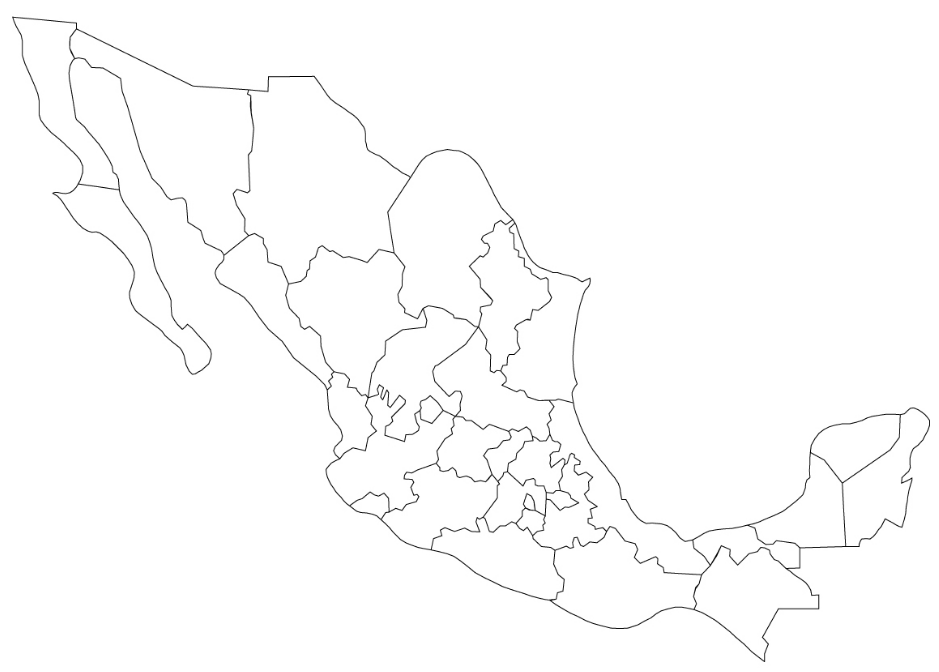
%> input picture mexico_map.png, 939 x 672 px
$ octave f_003.m   (GNU Octave 9; MATLAB toolbox functions it lacks are replaced by stand-ins)
%> lines starting %> are read from the running program, lines starting %| are printed output that depends on the picture; in (x1, y1, x2, y2) boxes, pixels count from 0 and x2, y2 are one past the last pixel; in counts of white or black regions, pixels touching at a corner belong together; the program's own positions count from 1
### colored_region_image.m
function [regX_rgbImage] = colored_region_image(area_layout_tensor,reg_num,color_vec13)
% [R,G,B] each one is in the interval of [0,1]
% [1,0.2,0.1]

redChannel=255*ones(size(area_layout_tensor(:,:,reg_num),1),size(area_layout_tensor(:,:,reg_num),2),'uint8');
greenChannel=255*ones(size(area_layout_tensor(:,:,reg_num),1),size(area_layout_tensor(:,:,reg_num),2),'uint8');
blueChannel=255*ones(size(area_layout_tensor(:,:,reg_num),1),size(area_layout_tensor(:,:,reg_num),2),'uint8');
redChannel   =    [color_vec13(1)]*   redChannel.*uint8(area_layout_tensor(:,:,reg_num));
greenChannel =    [color_vec13(2)]*   greenChannel.*uint8(area_layout_tensor(:,:,reg_num));
blueChannel  =    [color_vec13(3)]*   blueChannel.*uint8(area_layout_tensor(:,:,reg_num));
regX_rgbImage = cat(3, redChannel, greenChannel, blueChannel);


end

### f_003.m
clear all,close all,clc;
%%
% the name and location of the states are from
% 'https://www.ine.mx/voto-y-elecciones/elecciones-2021/'
% the CovCases data vector is from
% 'https://www.nytimes.com/interactive/2021/world/mexico-covid-cases.html'
% import the image
im1 = imread('mexico_map.png');
%> im1 is the input picture: size 672x939x3 uint8; min 0, max 255, mean 252.1
% gray-scale it
im1=rgb2gray(im1);
%> im1: size 672x939 uint8
% "im1" was imported as "uint8" and it's required to be a "double"
im1=255*double(im1>uint8(200));
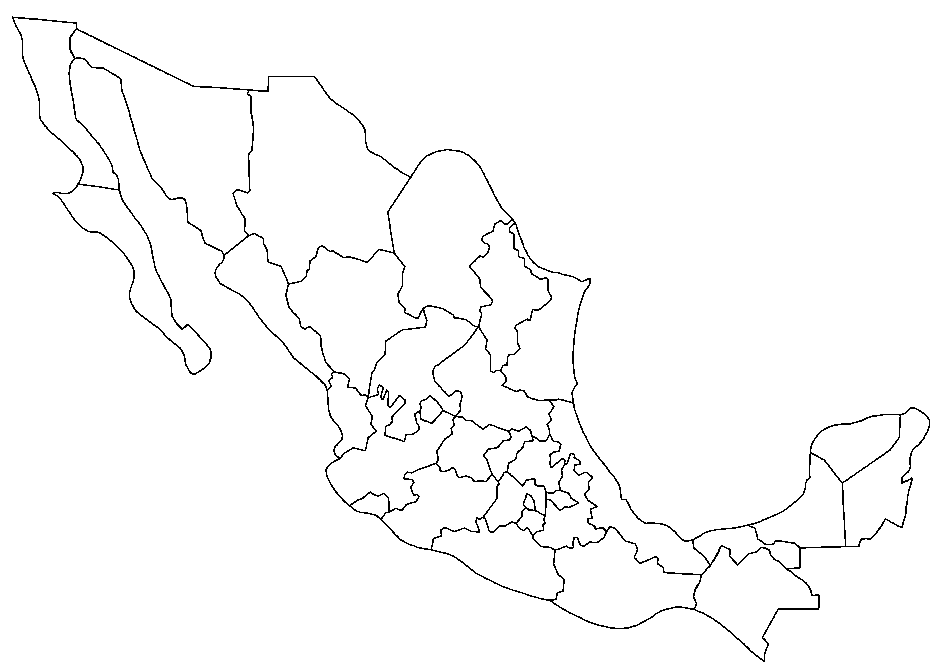
%> im1: size 672x939 double; 98.1% white; black in thin lines or dots
% display it
imshow(im1);
% check the size
size(im1)
%> ans = [672 939]
% analyze the image-properties
min(im1(:))
%> ans = 0
max(im1(:))
%> ans = 255
imhist(im1(:))
%> figure, not shown here; highest point at x = 1, y = 618789
im1=double(im1);
imshow(im1)
%%
% threshold to get 0-1 image
im2_logical=double(im1)>0;
%> im2_logical: size 672x939 logical; 98.1% white; black in thin lines or dots
im2=255*double(im2_logical);
% iteratively adjust the thres.-level to get a good binary-im
% during the tuning process use "montage fcn" to plot em together
% montage({im1,im2});
imshow(im2);
class(im2)
%> ans = 'double'
%% opening-closing operations done on im2 [to eliminate the random-lil-dots]
% [8 lines of commented-out code are left out]
%% plot a dot on the image [to determine the location of the point hover over the point and see the location]
imagesc(im2);
hold on;
plot(150,200,'r*','MarkerSize',[10]);
im2=double(im2);
%%
% generate bunch of randNumS to determine a good interior point for each of
% the regions [there are 8 regions in that pic]
rng(1)
X1 = randi([1,size(im2,2)],5000,1);
X2 = randi([1,size(im2,1)],5000,1);
X=[X1,X2];
imagesc(im2);   hold on;
plot(X(:,1),X(:,2),'r*','MarkerSize',[5]);
grid on;
grid minor;
%% determine a "center point" for all of the "regions" [es una process-manual]
% these values visually-determined-by-the-user
reg01_pt=[430,410];
reg02_pt=[60,100];
reg03_pt=[120,220];
reg04_pt=[820,520];
reg05_pt=[750,600];
reg06_pt=[300,160];
reg07_pt=[530,500];
reg08_pt=[440,200];
reg09_pt=[380,510];
reg10_pt=[350,300];

reg11_pt=[510,500];
reg12_pt=[470,450];
reg13_pt=[500,550];
reg14_pt=[540,460];
reg15_pt=[400,460];
reg16_pt=[450,500];
reg17_pt=[530,520];
reg18_pt=[350,400];
reg19_pt=[500,300];
reg20_pt=[600,600];

reg21_pt=[570,520];
reg22_pt=[500,460];
reg23_pt=[880,500];
reg24_pt=[500,400];
reg25_pt=[280,320];
reg26_pt=[200,150];
reg27_pt=[740,540];
reg28_pt=[570,300];
reg29_pt=[560,500];
reg30_pt=[620,520];

reg31_pt=[850,450];
reg32_pt=[400,350];
reg_vec=[reg01_pt;reg02_pt;reg03_pt;reg04_pt;reg05_pt;...
         reg06_pt;reg07_pt;reg08_pt;reg09_pt;reg10_pt;...
         reg11_pt;reg12_pt;reg13_pt;reg14_pt;reg15_pt;...
         reg16_pt;reg17_pt;reg18_pt;reg19_pt;reg20_pt;...
         reg21_pt;reg22_pt;reg23_pt;reg24_pt;reg25_pt;...
         reg26_pt;reg27_pt;reg28_pt;reg29_pt;reg30_pt;...
         reg31_pt;reg32_pt];
reg_vec=[reg_vec(:,2),reg_vec(:,1)];
%% check if "grayconnected" has some issues w detecting the regions
ii=5;regt = grayconnected(im2,reg_vec(ii,1),reg_vec(ii,2));
%> after `regt = grayconnected(im2,reg_vec(ii,1),reg_vec(ii,2))`: regt: size 672x939 logical; 1.1% white; 1 white region, box (x1, y1, x2, y2) and area: (694, 547, 818, 660) 6978
montage({im2,regt});
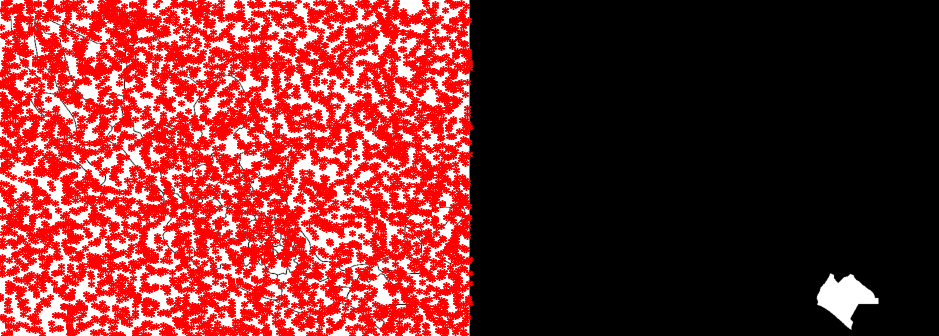
%> figure redrawn from the program's plot data; shown at 1/2 size
%% check if "grayconnected" has some issues w detecting the regions
tiledlayout(1,2);
nexttile
imagesc(im2);text(reg_vec(ii,2),reg_vec(ii,1),[' ',num2str(ii)],'FontSize',[12],'Color','r');
nexttile
imagesc(regt);text(reg_vec(ii,2),reg_vec(ii,1),[' ',num2str(ii)],'FontSize',[12],'Color','b');
%%
area_layout_tensor=zeros(size(im2,1),size(im2,2),9);
exterior_layout=zeros(size(im2,1),size(im2,2));
for ii=1:1:32
    reg1 = grayconnected(im2,reg_vec(ii,1),reg_vec(ii,2));
    area_layout_tensor(:,:,ii)=double(reg1);
    exterior_layout=exterior_layout+reg1;
end
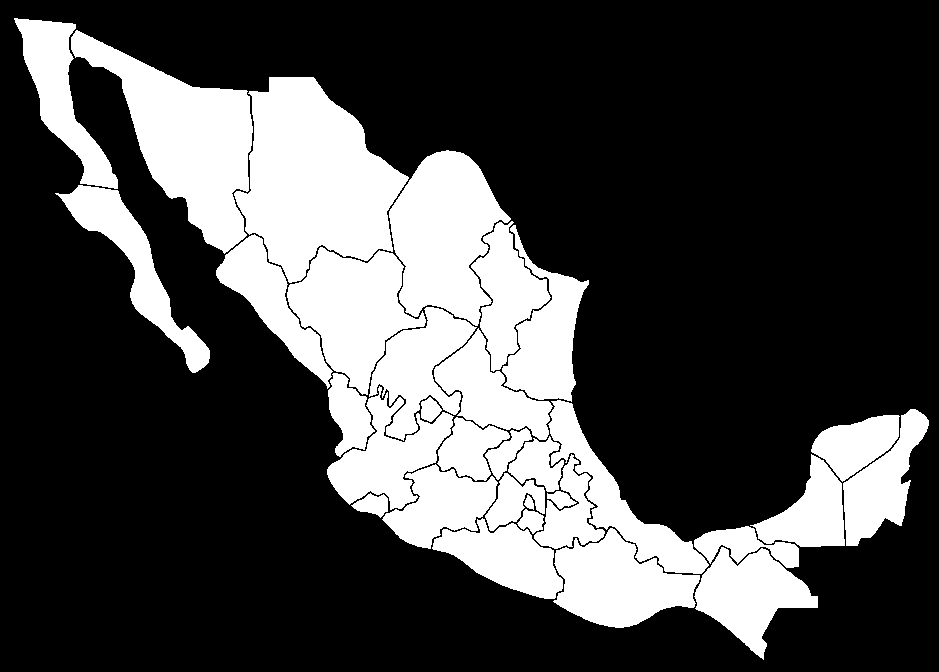
%> exterior_layout: size 672x939 double; values 0 (black) and 1 (white), 27.7% white; 32 white regions, largest, box (x1, y1, x2, y2) and area: (234, 77, 409, 283) 22144, (71, 30, 253, 254) 16726, (389, 150, 511, 326) 13509
imagesc(exterior_layout)
%%
pause(1);
for ii=1:1:32
    reg1=area_layout_tensor(:,:,ii);
%     montage({im2,reg1+(~im2)});
    imagesc(reg1+(~im2))
    text(reg_vec(ii,2),reg_vec(ii,1),[' ',num2str(ii)],'FontSize',[12]);
    drawnow;
    pause(1);
end
%% plot the colored "map"
imshow(im2);
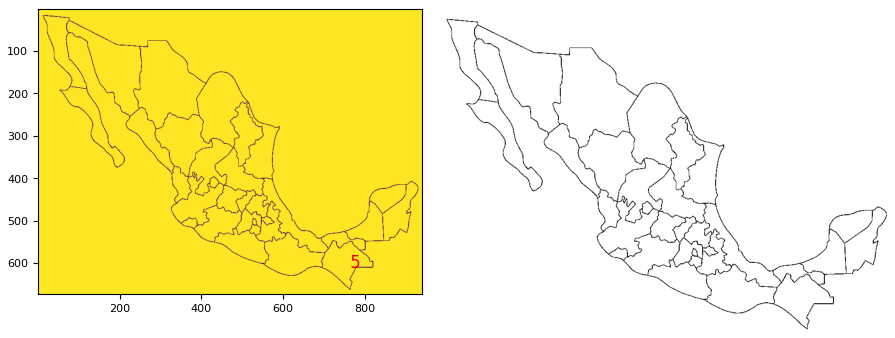
%> figure redrawn from the program's plot data, 2 panels
% construct the "outline-image" boundaries
redChannel=255*ones(size(im2,1),size(im2,2),'uint8');
greenChannel=255*ones(size(im2,1),size(im2,2),'uint8');
blueChannel=255*ones(size(im2,1),size(im2,2),'uint8');
redChannel   =    [1]*   redChannel.*uint8(~im2_logical);
%> redChannel: size 672x939 uint8; 1.9% white in thin lines or dots
greenChannel =    [0]*   greenChannel.*uint8(~im2_logical);
%> greenChannel: size 672x939 uint8; every value is 0
blueChannel  =    [0]*   blueChannel.*uint8(~im2_logical);
outline_rgbImage = cat(3, redChannel, greenChannel, blueChannel);
imagesc(outline_rgbImage);
%% white background
redChannel  =255*ones(size(im2,1),size(im2,2),'uint8');
greenChannel=255*ones(size(im2,1),size(im2,2),'uint8');
blueChannel =255*ones(size(im2,1),size(im2,2),'uint8');
% redChannel   =    [(63-0)/(255-0)]*   redChannel  .*uint8(~exterior_layout);
% greenChannel =    [(72-0)/(255-0)]*   greenChannel.*uint8(~exterior_layout);
% blueChannel  =    [(204-0)/(255-0)]*   blueChannel .*uint8(~exterior_layout);
redChannel   =    [1]*   redChannel  .*uint8(~exterior_layout);
greenChannel =    [1]*   greenChannel.*uint8(~exterior_layout);
blueChannel  =    [1]*   blueChannel .*uint8(~exterior_layout);
white_background_rgbImage = cat(3, redChannel, greenChannel, blueChannel);
imagesc(white_background_rgbImage);
%%
% rng(123);
temp_rgb=[];
[sum_rgb] = colored_region_image(area_layout_tensor,[1],[rand(1,3)]);
%> in colored_region_image, `redChannel=255*ones(size(area_layout_tensor(:,:,reg_num),1),size(area_..`: redChannel: size 672x939 uint8; every value is 255
%> in colored_region_image, `redChannel   =    [color_vec13(1)]*   redChannel.*uint8(area_layout_te..`: redChannel: size 672x939 uint8; values 0 (black) and 51 (white), 0.06% white; 1 white region, box (x1, y1, x2, y2) and area: (421, 397, 442, 422) 355
for ii=1:1:32
    [temp_rgb] = colored_region_image(area_layout_tensor,[ii],[rand(1,3)]);
    sum_rgb=sum_rgb+temp_rgb;
end
imagesc(sum_rgb+outline_rgbImage);
%% get the cov-case-per-100k-datas
covCaso=[8,4,9,15,2,3,25,11,33,7,...
         6,11,10,9,13,6,12,12,18,9,...
         7,19,11,16,6,11,37,12,11,8,...
         15,6];
min_arr=min(covCaso);
max_arr=max(covCaso);
normalized_covCaso=(covCaso-min_arr)./(max_arr-min_arr);
%% PLOT THE COVI-MAP
temp_rgb=[];
sum_rgb=[];
% [sum_rgb] = colored_region_image(area_layout_tensor,[1],[normalized_covCaso(1),0,1-normalized_covCaso(1)]);
for ii=1:1:32
    [temp_rgb] = colored_region_image(area_layout_tensor,[ii],[normalized_covCaso(ii),0,1-normalized_covCaso(ii)]);
    if ii==1
        [sum_rgb] = colored_region_image(area_layout_tensor,[1],[normalized_covCaso(1),0,1-normalized_covCaso(1)]);
    else
        sum_rgb=sum_rgb+temp_rgb;
    end
end
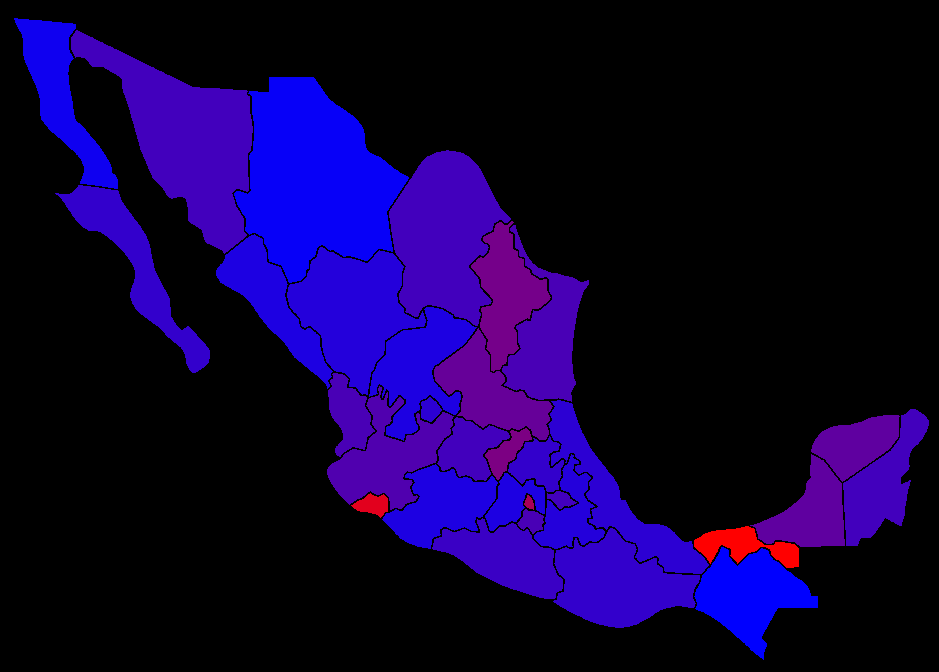
%> sum_rgb: size 672x939x3 uint8; mean R, G, B 14.8, 0, 56
imagesc(sum_rgb+white_background_rgbImage,'AlphaData',.8);
imagesc(white_background_rgbImage,'AlphaData',.8);
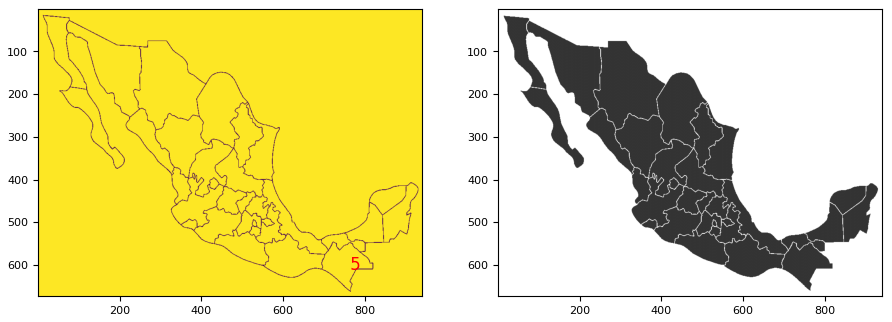
%> figure redrawn from the program's plot data, 2 panels
%%
imwrite(sum_rgb+white_background_rgbImage,'Mexico_colored_map.png');
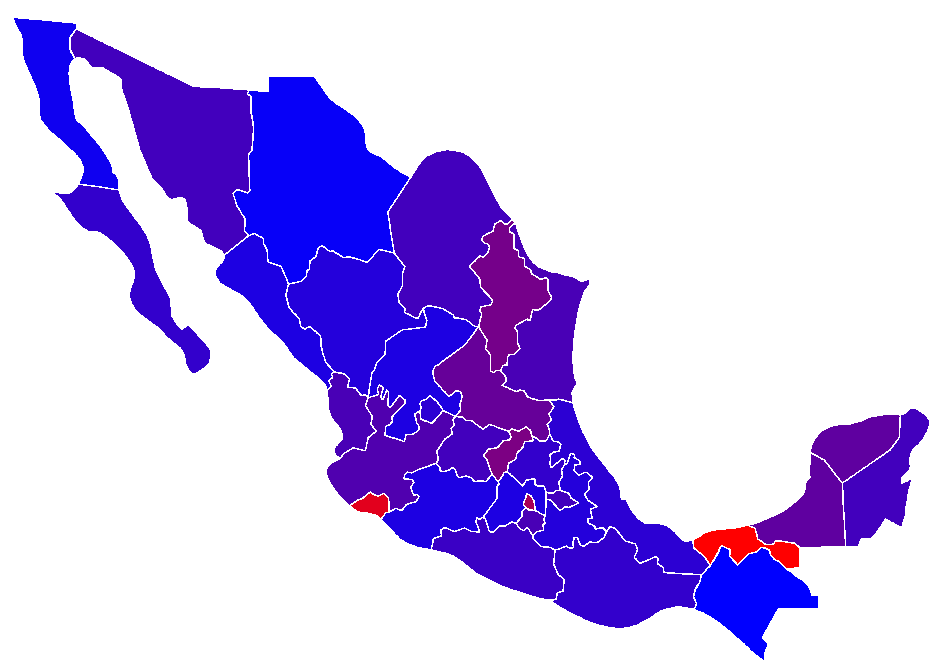
%> saved as Mexico_colored_map.png: size 672x939x3 uint8; mean R, G, B 199, 184.3, 240.2


%
